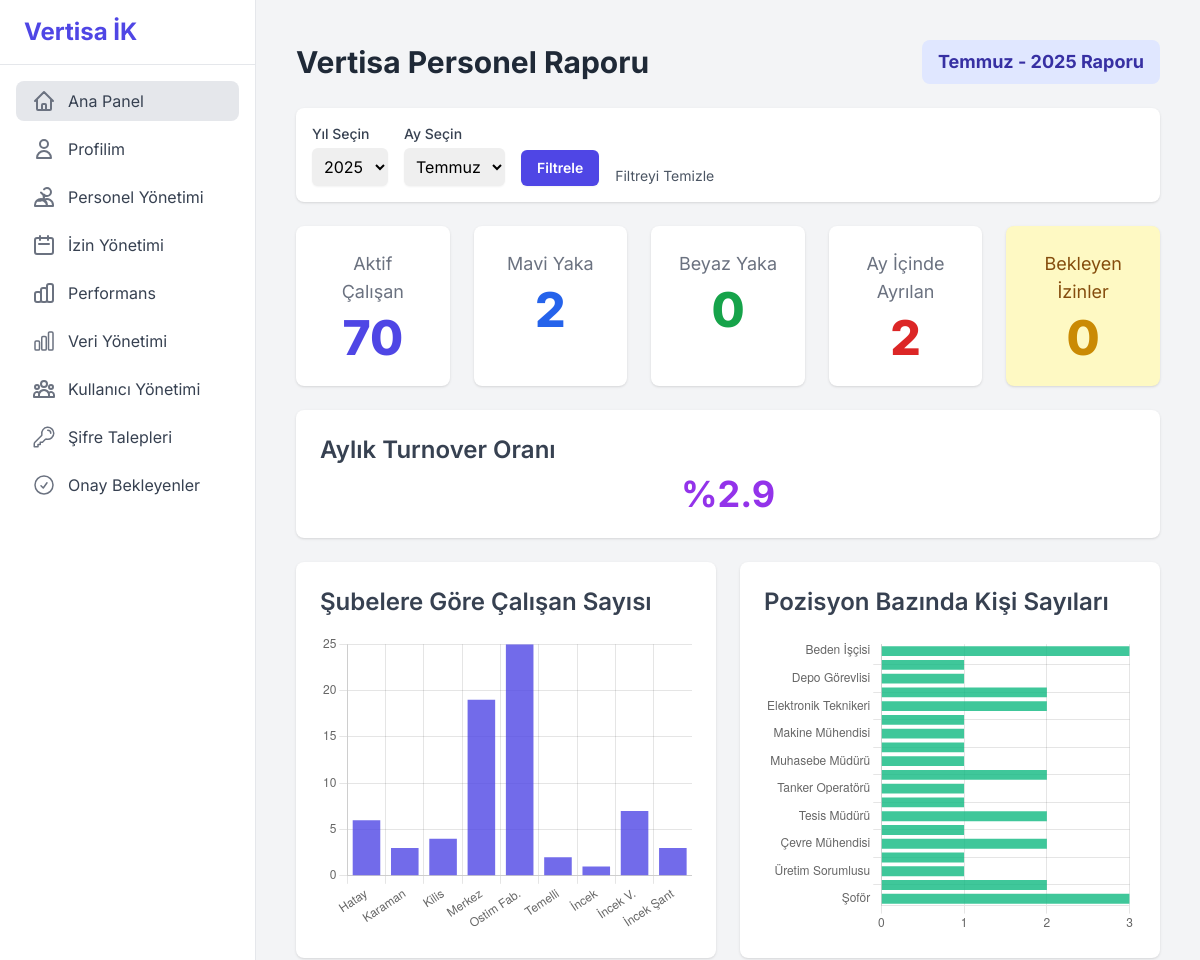
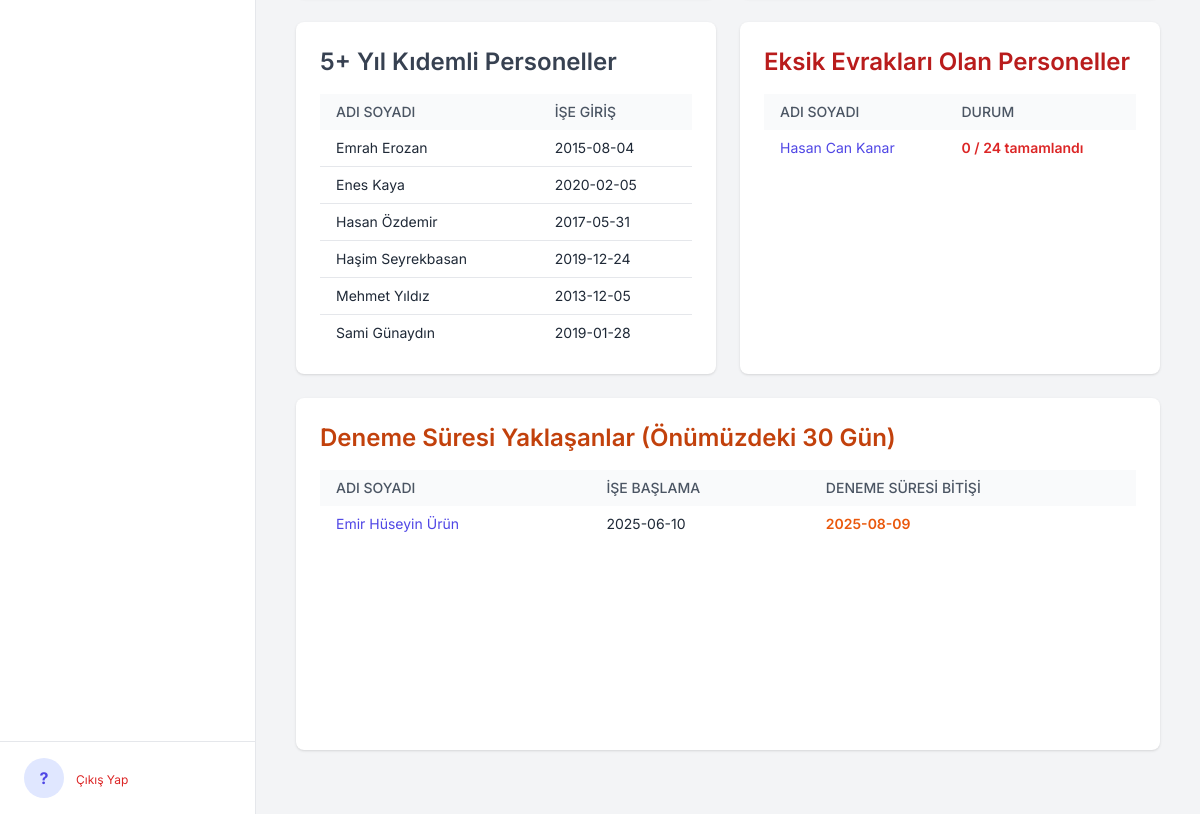
Page / (signed in) on the committed database (2 pictures, top to bottom).
### tables this page shows
CREATE TABLE calisanlar (
        id INTEGER PRIMARY KEY AUTOINCREMENT,
        ad TEXT NOT NULL,
        soyad TEXT NOT NULL,
        sicil_no TEXT,
        tc_kimlik TEXT UNIQUE NOT NULL,
        ise_baslama_tarihi TEXT,
        isten_cikis_tarihi TEXT,
        dogum_tarihi TEXT,
        cinsiyet TEXT,
        kan_grubu TEXT,
        tel TEXT,
        yakin_tel TEXT,
        adres TEXT,
        iban TEXT,
        egitim TEXT,
        ucreti TEXT,
        aciklama TEXT,
        yillik_izin_bakiye INTEGER NOT NULL DEFAULT 20,
        yaka_tipi TEXT,
        yonetici_id INTEGER REFERENCES calisanlar(id),
        sube_id INTEGER REFERENCES subeler(id),
        departman_id INTEGER REFERENCES departmanlar(id),
        gorev_id INTEGER REFERENCES gorevler(id),
        mail TEXT UNIQUE,
        onay_durumu TEXT NOT NULL DEFAULT 'Onaylandı',
        admin_notu TEXT
    );

### app/dashboard.py (the view)
@bp.route('/')
@login_required
def index():
    return dashboard()

### app/auth.py (called while the page is built)
def login_required(view):
    @wraps(view)
    def wrapped_view(**kwargs):
        if 'user_id' not in session:
            flash("Bu sayfayı görüntülemek için lütfen giriş yapın.", "warning")
            return redirect(url_for('auth.login'))
        return view(**kwargs)
    return wrapped_view

### app/templates/dashboard.html (shortened to what this page needs)
{% extends "base.html" %}
{% block content %}
<div class="flex flex-wrap justify-between items-center gap-4 mb-6">
    <h1 class="text-3xl font-bold text-gray-800">Vertisa Personel Raporu</h1>
    <div class="bg-indigo-100 text-indigo-800 font-bold text-lg px-4 py-2 rounded-lg">
        {{ data.report_period }} Raporu
    </div>
</div>
<div class="bg-white p-4 rounded-lg shadow mb-6">
    <form method="GET" action="{{ url_for('dashboard.index') }}" class="flex flex-wrap items-end gap-4">
        <div>
            <label for="year" class="block text-sm font-medium text-gray-700">Yıl Seçin</label>
            <select name="year" id="year" class="mt-1 block w-full rounded-md border-gray-300 shadow-sm p-2">
                {% for y in range(2020, data.selected_year + 5) %}
                <option value="{{ y }}" {% if y == data.selected_year %}selected{% endif %}>{{ y }}</option>
                {% endfor %}
            </select>
        </div>
        <div>
            <label for="month" class="block text-sm font-medium text-gray-700">Ay Seçin</label>
            <select name="month" id="month" class="mt-1 block w-full rounded-md border-gray-300 shadow-sm p-2">
                {% set aylar = ["Ocak", "Şubat", "Mart", "Nisan", "Mayıs", "Haziran", "Temmuz", "Ağustos", "Eylül", "Ekim", "Kasım", "Aralık"] %}
                {% for i in range(1, 13) %}
                <option value="{{ i }}" {% if i == data.selected_month %}selected{% endif %}>{{ aylar[i-1] }}</option>
                {% endfor %}
            </select>
        </div>
        <button type="submit" class="rounded-md bg-indigo-600 px-4 py-2 text-sm font-semibold text-white shadow-sm hover:bg-indigo-500">Filtrele</button>
        <a href="{{ url_for('dashboard.index') }}" class="text-sm text-gray-600 hover:text-indigo-600">Filtreyi Temizle</a>
    </form>
</div>
<div class="grid grid-cols-1 md:grid-cols-2 lg:grid-cols-5 gap-6 mb-6">
    <div class="bg-white p-6 rounded-lg shadow text-center">
        <p class="text-gray-500 text-lg">Aktif Çalışan</p>
        <p class="text-5xl font-extrabold text-indigo-600 mt-2">{{ data.kpi.active_personnel }}</p>
    </div>
    <div class="bg-white p-6 rounded-lg shadow text-center">
        <p class="text-gray-500 text-lg">Mavi Yaka</p>
        <p class="text-5xl font-extrabold text-blue-600 mt-2">{{ data.kpi.blue_collar }}</p>
    </div>
    <div class="bg-white p-6 rounded-lg shadow text-center">
        <p class="text-gray-500 text-lg">Beyaz Yaka</p>
        <p class="text-5xl font-extrabold text-green-600 mt-2">{{ data.kpi.white_collar }}</p>
    </div>
    <div class="bg-white p-6 rounded-lg shadow text-center">
        <p class="text-gray-500 text-lg">Ay İçinde Ayrılan</p>
        <p class="text-5xl font-extrabold text-red-600 mt-2">{{ data.kpi.departures }}</p>
    </div>
    <a href="{{ url_for('leave.management') }}" class="block bg-yellow-100 p-6 rounded-lg shadow text-center hover:shadow-xl hover:scale-105 transition-all duration-200">
        <p class="text-yellow-800 text-lg">Bekleyen İzinler</p>
        <p class="text-5xl font-extrabold text-yellow-600 mt-2">{{ data.kpi.pending_leave_requests }}</p>
    </a>
</div>
<div class="bg-white p-6 rounded-lg shadow mb-6">
    <h2 class="text-2xl font-semibold text-gray-700 mb-2">Aylık Turnover Oranı</h2>
    <p class="text-4xl font-bold text-purple-600 text-center">%{{ data.kpi.turnover_rate }}</p>
</div>
<div class="grid grid-cols-1 lg:grid-cols-2 gap-6 mb-6">
    <div class="bg-white p-6 rounded-lg shadow">
        <h2 class="text-2xl font-semibold text-gray-700 mb-4">Şubelere Göre Çalışan Sayısı</h2>
        <div style="height: 300px;"><canvas id="companyChart"></canvas></div>
    </div>
    <div class="bg-white p-6 rounded-lg shadow">
        <h2 class="text-2xl font-semibold text-gray-700 mb-4">Pozisyon Bazında Kişi Sayıları</h2>
        <div style="height: 300px;"><canvas id="positionChart"></canvas></div>
    </div>
</div>
<div class="grid grid-cols-1 lg:grid-cols-2 gap-6 mb-6">
    <div class="bg-white rounded-lg shadow p-6">
        <h2 class="text-2xl font-semibold text-gray-700 mb-4">5+ Yıl Kıdemli Personeller</h2>
        <div class="overflow-y-auto h-64">
            <table class="min-w-full bg-white">
                <thead class="bg-gray-50 sticky top-0">
                    <tr>
                        <th class="py-2 px-4 text-left text-sm font-medium text-gray-600 uppercase">Adı Soyadı</th>
                        <th class="py-2 px-4 text-left text-sm font-medium text-gray-600 uppercase">İşe Giriş</th>
                    </tr>
                </thead>
                <tbody class="divide-y divide-gray-200">
                    {% for p in data.long_service_employees %}
                    <tr class="hover:bg-gray-50">
                        <td class="py-2 px-4 whitespace-nowrap text-sm text-gray-800">{{ p.ad }} {{ p.soyad }}</td>
                        <td class="py-2 px-4 whitespace-nowrap text-sm text-gray-800">{{ p.ise_baslama_tarihi }}</td>
                    </tr>
                    {% else %}
                    <tr>
                        <td colspan="2" class="text-center py-4 text-gray-500">5 yılı geçen personel bulunmamaktadır.</td>
                    </tr>
                    {% endfor %}
                </tbody>
            </table>
        </div>
    </div>
    <div class="bg-white rounded-lg shadow p-6">
        <h2 class="text-2xl font-semibold text-red-700 mb-4">Eksik Evrakları Olan Personeller</h2>
        <div class="overflow-y-auto h-64">
            <table class="min-w-full bg-white">
                <thead class="bg-gray-50 sticky top-0">
                    <tr>
                        <th class="py-2 px-4 text-left text-sm font-medium text-gray-600 uppercase">Adı Soyadı</th>
                        <th class="py-2 px-4 text-left text-sm font-medium text-gray-600 uppercase">Durum</th>
                    </tr>
                </thead>
                <tbody class="divide-y divide-gray-200">
                    {% for p in data.missing_docs_personnel %}
                    <tr class="hover:bg-gray-50">
                        <td class="py-2 px-4 whitespace-nowrap text-sm text-gray-800">
                            <a href="{{ url_for('personnel.manage', calisan_id=p.id) }}" class="text-indigo-600 hover:underline">{{ p.ad }} {{ p.soyad }}</a>
                        </td>
                        <td class="py-2 px-4 whitespace-nowrap text-sm font-semibold text-red-600">
                            {{ p.yuklenen_evrak }} / {{ p.toplam_evrak }} tamamlandı
                        </td>
                    </tr>
                    {% else %}
                    <tr>
                        <td colspan="2" class="text-center py-4 text-green-600 font-semibold">
                            Tüm aktif personellerin evrakları tam.
                        </td>
                    </tr>
                    {% endfor %}
                </tbody>
            </table>
        </div>
    </div>
</div>
<div class="grid grid-cols-1 gap-6 mb-6">
    <div class="bg-white rounded-lg shadow p-6">
        <h2 class="text-2xl font-semibold text-orange-700 mb-4">Deneme Süresi Yaklaşanlar (Önümüzdeki 30 Gün)</h2>
        <div class="overflow-y-auto h-64">
            <table class="min-w-full bg-white">
                <thead class="bg-gray-50 sticky top-0">
                    <tr>
                        <th class="py-2 px-4 text-left text-sm font-medium text-gray-600 uppercase">Adı Soyadı</th>
                        <th class="py-2 px-4 text-left text-sm font-medium text-gray-600 uppercase">İşe Başlama</th>
                        <th class="py-2 px-4 text-left text-sm font-medium text-gray-600 uppercase">Deneme Süresi Bitişi</th>
                    </tr>
                </thead>
                <tbody class="divide-y divide-gray-200">
                    {% for p in data.probation_ending_personnel %}
                    <tr class="hover:bg-gray-50">
                        <td class="py-2 px-4 whitespace-nowrap text-sm text-gray-800">
                             <a href="{{ url_for('personnel.manage', calisan_id=p.id) }}" class="text-indigo-600 hover:underline">{{ p.ad }} {{ p.soyad }}</a>
                        </td>
                        <td class="py-2 px-4 whitespace-nowrap text-sm text-gray-800">{{ p.ise_baslama_tarihi }}</td>
                        <td class="py-2 px-4 whitespace-nowrap text-sm text-orange-600 font-semibold">{{ p.probation_end_date }}</td>
                    </tr>
                    {% else %}
                    <tr>
                        <td colspan="3" class="text-center py-4 text-gray-500">
                            Yakın zamanda deneme süresi dolacak personel bulunmamaktadır.
                        </td>
                    </tr>
                    {% endfor %}
                </tbody>
            </table>
        </div>
    </div>
</div>
{% endblock %}
{% block scripts %}
<script>
document.addEventListener('DOMContentLoaded', function () {
    const companyCtx = document.getElementById('companyChart')?.getContext('2d');
    if (companyCtx) {
        new Chart(companyCtx, {
            type: 'bar',
            data: {
                labels: {{ data.company_chart.labels | tojson | safe }},
                datasets: [{
                    label: 'Personel Sayısı',
                    data: {{ data.company_chart.data | tojson | safe }},
                    backgroundColor: 'rgba(79, 70, 229, 0.8)'
                }]
            },
            options: { responsive: true, maintainAspectRatio: false, plugins: { legend: { display: false } }, scales: { y: { beginAtZero: true, ticks: { precision: 0 } } } }
        });
    }
    const positionCtx = document.getElementById('positionChart')?.getContext('2d');
    if (positionCtx) {
        new Chart(positionCtx, {
            type: 'bar',
            data: {
                labels: {{ data.position_chart.labels | tojson | safe }},
                datasets: [{
                    label: 'Kişi Sayısı',
                    data: {{ data.position_chart.data | tojson | safe }},
                    backgroundColor: 'rgba(16, 185, 129, 0.8)'
                }]
            },
            options: { responsive: true, maintainAspectRatio: false, indexAxis: 'y', plugins: { legend: { display: false } }, scales: { x: { beginAtZero: true, ticks: { precision: 0 } } } }
        });
    }
});
</script>
{% endblock %}

### app/templates/base.html (style rules this page uses)
body { font-family: 'Inter', sans-serif; }

### rows in the picture
calisanlar: ad "Emrah", soyad "Erozan", ise_baslama_tarihi "2015-08-04"
calisanlar: ad "Enes", soyad "Kaya", ise_baslama_tarihi "2020-02-05"
calisanlar: ad "Hasan", soyad "Özdemir", ise_baslama_tarihi "2017-05-31"
calisanlar: ad "Haşim", soyad "Seyrekbasan", ise_baslama_tarihi "2019-12-24"
calisanlar: ad "Mehmet", soyad "Yıldız", ise_baslama_tarihi "2013-12-05"
calisanlar: ad "Sami", soyad "Günaydın", ise_baslama_tarihi "2019-01-28"
calisanlar: ad "Hasan Can", soyad "Kanar", yuklenen_evrak "0", toplam_evrak "24"
calisanlar: ad "Emir Hüseyin", soyad "Ürün", ise_baslama_tarihi "2025-06-10", probation_end_date "2025-08-09"

### other values in the picture
{{ session.ad_soyad[0]|upper if session.ad_soyad else '?' }} "?"
{{ data.report_period }} "Temmuz - 2025"
{{ data.kpi.active_personnel }} "70"
{{ data.kpi.blue_collar }} "2"
{{ data.kpi.white_collar }} "0"
{{ data.kpi.departures }} "2"
{{ data.kpi.pending_leave_requests }} "0"
{{ data.kpi.turnover_rate }} "2.9"
form field year "2025"
form field month "Temmuz"
chart data {{ data.company_chart.data | tojson | safe }} [6, 3, 4, 19, 25, 2, 1, 7, 3]
chart data {{ data.position_chart.data | tojson | safe }} [3, 1, 1, 2, 2, 1, 1, 1, 1, 2, 1, 1, 2, 1, 2, 1, 1, 2, 3]
